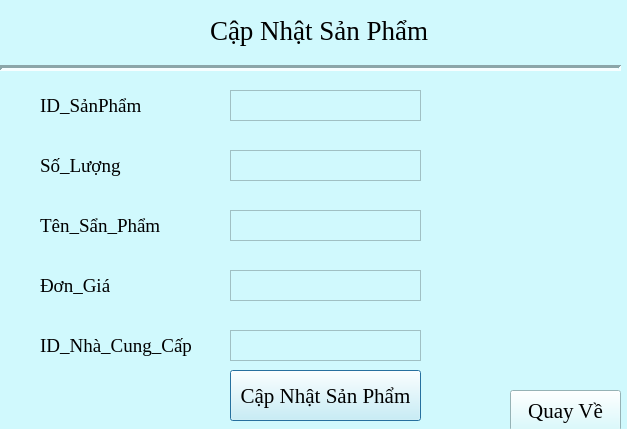
<?xml version="1.0" encoding="UTF-8"?>
<ui version="4.0">
 <class>Dialog</class>
 <widget class="QDialog" name="Dialog">
  <property name="geometry">
   <rect>
    <x>0</x>
    <y>0</y>
    <width>627</width>
    <height>429</height>
   </rect>
  </property>
  <property name="windowTitle">
   <string>Dialog</string>
  </property>
  <property name="styleSheet">
   <string notr="true">background-color: #D0F9FD;</string>
  </property>
  <widget class="QLabel" name="label">
   <property name="geometry">
    <rect>
     <x>210</x>
     <y>10</y>
     <width>281</width>
     <height>41</height>
    </rect>
   </property>
   <property name="font">
    <font>
     <family>Times New Roman</family>
     <pointsize>20</pointsize>
    </font>
   </property>
   <property name="text">
    <string>Cập Nhật Sản Phẩm</string>
   </property>
  </widget>
  <widget class="QLabel" name="Favicon">
   <property name="geometry">
    <rect>
     <x>40</x>
     <y>0</y>
     <width>71</width>
     <height>61</height>
    </rect>
   </property>
   <property name="text">
    <string/>
   </property>
  </widget>
  <widget class="Line" name="line">
   <property name="geometry">
    <rect>
     <x>0</x>
     <y>60</y>
     <width>621</width>
     <height>16</height>
    </rect>
   </property>
   <property name="lineWidth">
    <number>3</number>
   </property>
   <property name="orientation">
    <enum>Qt::Horizontal</enum>
   </property>
  </widget>
  <widget class="QTextEdit" name="idSanPham">
   <property name="geometry">
    <rect>
     <x>230</x>
     <y>90</y>
     <width>191</width>
     <height>31</height>
    </rect>
   </property>
  </widget>
  <widget class="QTextEdit" name="txtSoLuong">
   <property name="geometry">
    <rect>
     <x>230</x>
     <y>150</y>
     <width>191</width>
     <height>31</height>
    </rect>
   </property>
  </widget>
  <widget class="QTextEdit" name="txtTenSanPham">
   <property name="geometry">
    <rect>
     <x>230</x>
     <y>210</y>
     <width>191</width>
     <height>31</height>
    </rect>
   </property>
  </widget>
  <widget class="QLabel" name="iconTaiKhoan">
   <property name="geometry">
    <rect>
     <x>40</x>
     <y>90</y>
     <width>161</width>
     <height>31</height>
    </rect>
   </property>
   <property name="font">
    <font>
     <family>Times New Roman</family>
     <pointsize>14</pointsize>
    </font>
   </property>
   <property name="text">
    <string>ID_SảnPhẩm</string>
   </property>
  </widget>
  <widget class="QLabel" name="iconMatKhau">
   <property name="geometry">
    <rect>
     <x>180</x>
     <y>189</y>
     <width>21</width>
     <height>21</height>
    </rect>
   </property>
   <property name="text">
    <string/>
   </property>
  </widget>
  <widget class="QLabel" name="iconRole">
   <property name="geometry">
    <rect>
     <x>180</x>
     <y>250</y>
     <width>21</width>
     <height>20</height>
    </rect>
   </property>
   <property name="text">
    <string/>
   </property>
  </widget>
  <widget class="QPushButton" name="btnCapNhatSanPham">
   <property name="geometry">
    <rect>
     <x>230</x>
     <y>370</y>
     <width>191</width>
     <height>51</height>
    </rect>
   </property>
   <property name="font">
    <font>
     <family>Times New Roman</family>
     <pointsize>16</pointsize>
    </font>
   </property>
   <property name="text">
    <string>Cập Nhật Sản Phẩm</string>
   </property>
  </widget>
  <widget class="QPushButton" name="btnQuayVe">
   <property name="geometry">
    <rect>
     <x>510</x>
     <y>390</y>
     <width>111</width>
     <height>41</height>
    </rect>
   </property>
   <property name="font">
    <font>
     <family>Times New Roman</family>
     <pointsize>16</pointsize>
    </font>
   </property>
   <property name="text">
    <string>Quay Về</string>
   </property>
  </widget>
  <widget class="QLabel" name="iconTaiKhoan_2">
   <property name="geometry">
    <rect>
     <x>40</x>
     <y>150</y>
     <width>161</width>
     <height>31</height>
    </rect>
   </property>
   <property name="font">
    <font>
     <family>Times New Roman</family>
     <pointsize>14</pointsize>
    </font>
   </property>
   <property name="text">
    <string>Số_Lượng</string>
   </property>
  </widget>
  <widget class="QLabel" name="iconTaiKhoan_3">
   <property name="geometry">
    <rect>
     <x>40</x>
     <y>210</y>
     <width>161</width>
     <height>31</height>
    </rect>
   </property>
   <property name="font">
    <font>
     <family>Times New Roman</family>
     <pointsize>14</pointsize>
    </font>
   </property>
   <property name="text">
    <string>Tên_Sẩn_Phẩm</string>
   </property>
  </widget>
  <widget class="QLabel" name="iconTaiKhoan_4">
   <property name="geometry">
    <rect>
     <x>40</x>
     <y>270</y>
     <width>141</width>
     <height>31</height>
    </rect>
   </property>
   <property name="font">
    <font>
     <family>Times New Roman</family>
     <pointsize>14</pointsize>
    </font>
   </property>
   <property name="text">
    <string>Đơn_Giá</string>
   </property>
  </widget>
  <widget class="QLabel" name="iconTaiKhoan_5">
   <property name="geometry">
    <rect>
     <x>40</x>
     <y>330</y>
     <width>161</width>
     <height>31</height>
    </rect>
   </property>
   <property name="font">
    <font>
     <family>Times New Roman</family>
     <pointsize>14</pointsize>
    </font>
   </property>
   <property name="text">
    <string>ID_Nhà_Cung_Cấp</string>
   </property>
  </widget>
  <widget class="QTextEdit" name="txtDonGia">
   <property name="geometry">
    <rect>
     <x>230</x>
     <y>270</y>
     <width>191</width>
     <height>31</height>
    </rect>
   </property>
  </widget>
  <widget class="QTextEdit" name="txtNhaCungCap">
   <property name="geometry">
    <rect>
     <x>230</x>
     <y>330</y>
     <width>191</width>
     <height>31</height>
    </rect>
   </property>
  </widget>
 </widget>
 <resources/>
 <connections/>
</ui>
